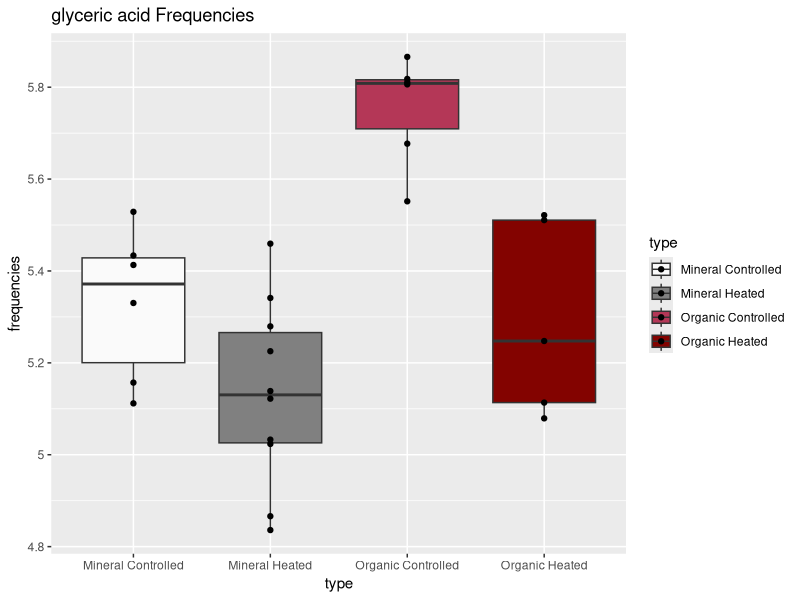

Here is the R script that generated this plot:
## ---- chunk 1
knitr::opts_chunk$set(echo = TRUE)
## ---- chunk 2
library(tidyverse)
library(ggplot2)
library(scales)
data <- as.data.frame(read.csv("EMSL_PNNL.csv"), header=TRUE)
data_ga <- data[36,]
data_ga_wrangled <- data_ga %>% gather("M_C_4_AB",	"M_C_7_AB",	"M_C_12_AB",	"M_C_14_AB",	"M_C_19_AB",	"M_C_30_AB",	"M_H_2_AB",	"M_H_2B",	"M_H_4_AB",	"M_H_11_AB",	"M_H_17_AB",	"M_H_26_AB",	"M_H_28_AB",	"M_H_30_AB",	"M_H_32_AB",	"M_H_34_AB",	"O_C_4_AB",	"O_C_12_AB",	"O_C_14_AB",	"O_C_19_AB",	"O_C_27_AB",	"O_C_34_AB",	"O_H_2_AB",	"O_H_4_AB",	"O_H_11_AB",	"O_H_17_AB",	"O_H_32_AB", key="type", value="frequencies")
data_ga_wrangled$type <- c("Mineral Controlled", "Mineral Controlled", "Mineral Controlled", "Mineral Controlled", "Mineral Controlled", "Mineral Controlled", "Mineral Heated", "Mineral Heated", "Mineral Heated", "Mineral Heated", "Mineral Heated", "Mineral Heated", "Mineral Heated", "Mineral Heated", "Mineral Heated", "Mineral Heated", "Organic Controlled", "Organic Controlled", "Organic Controlled", "Organic Controlled", "Organic Controlled", "Organic Controlled", "Organic Heated", "Organic Heated", "Organic Heated", "Organic Heated", "Organic Heated")
## ---- chunk 3
ga <- ggplot(data_ga_wrangled, aes(type, frequencies, fill=type))
boxga <- ga + geom_boxplot() + geom_point() +
  scale_fill_manual(values=c("#FAFAFA", "#808080","#B43757", "#830300")) +
  labs(title="glyceric acid Frequencies")
logboxga <- boxga + scale_y_log10(breaks = trans_breaks("log10", function(x) 10^x),
              labels = trans_format("log10", math_format(.x)))
png("glyceric_acid.png", width = 500, height = 350)
print(logboxga)
while (!is.null(dev.list()))  dev.off()
